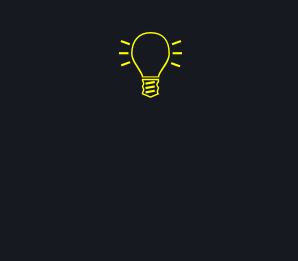
<?xml version="1.0" encoding="UTF-8"?>
<ui version="4.0">
 <class>MainWindow</class>
 <widget class="QMainWindow" name="MainWindow">
  <property name="geometry">
   <rect>
    <x>0</x>
    <y>0</y>
    <width>298</width>
    <height>261</height>
   </rect>
  </property>
  <property name="windowTitle">
   <string>Lembrete</string>
  </property>
  <property name="windowIcon">
   <iconset>
    <normaloff>Logo_Minerva_peq(1).png</normaloff>Logo_Minerva_peq(1).png</iconset>
  </property>
  <property name="styleSheet">
   <string notr="true">background-color: rgb(23, 25, 33)</string>
  </property>
  <widget class="QWidget" name="centralwidget">
   <widget class="QWidget" name="verticalLayoutWidget">
    <property name="geometry">
     <rect>
      <x>0</x>
      <y>0</y>
      <width>301</width>
      <height>261</height>
     </rect>
    </property>
    <layout class="QVBoxLayout" name="verticalLayout">
     <item>
      <widget class="QLabel" name="label">
       <property name="font">
        <font>
         <pointsize>72</pointsize>
        </font>
       </property>
       <property name="styleSheet">
        <string notr="true">color: yellow</string>
       </property>
       <property name="text">
        <string>💡</string>
       </property>
       <property name="alignment">
        <set>Qt::AlignCenter</set>
       </property>
      </widget>
     </item>
     <item>
      <widget class="QLabel" name="label_2">
       <property name="font">
        <font>
         <family>Century Gothic</family>
         <pointsize>11</pointsize>
        </font>
       </property>
       <property name="styleSheet">
        <string notr="true">color:#AF2567;; padding: 10px;</string>
       </property>
       <property name="text">
        <string/>
       </property>
       <property name="alignment">
        <set>Qt::AlignCenter</set>
       </property>
      </widget>
     </item>
    </layout>
   </widget>
  </widget>
 </widget>
 <resources/>
 <connections/>
</ui>
